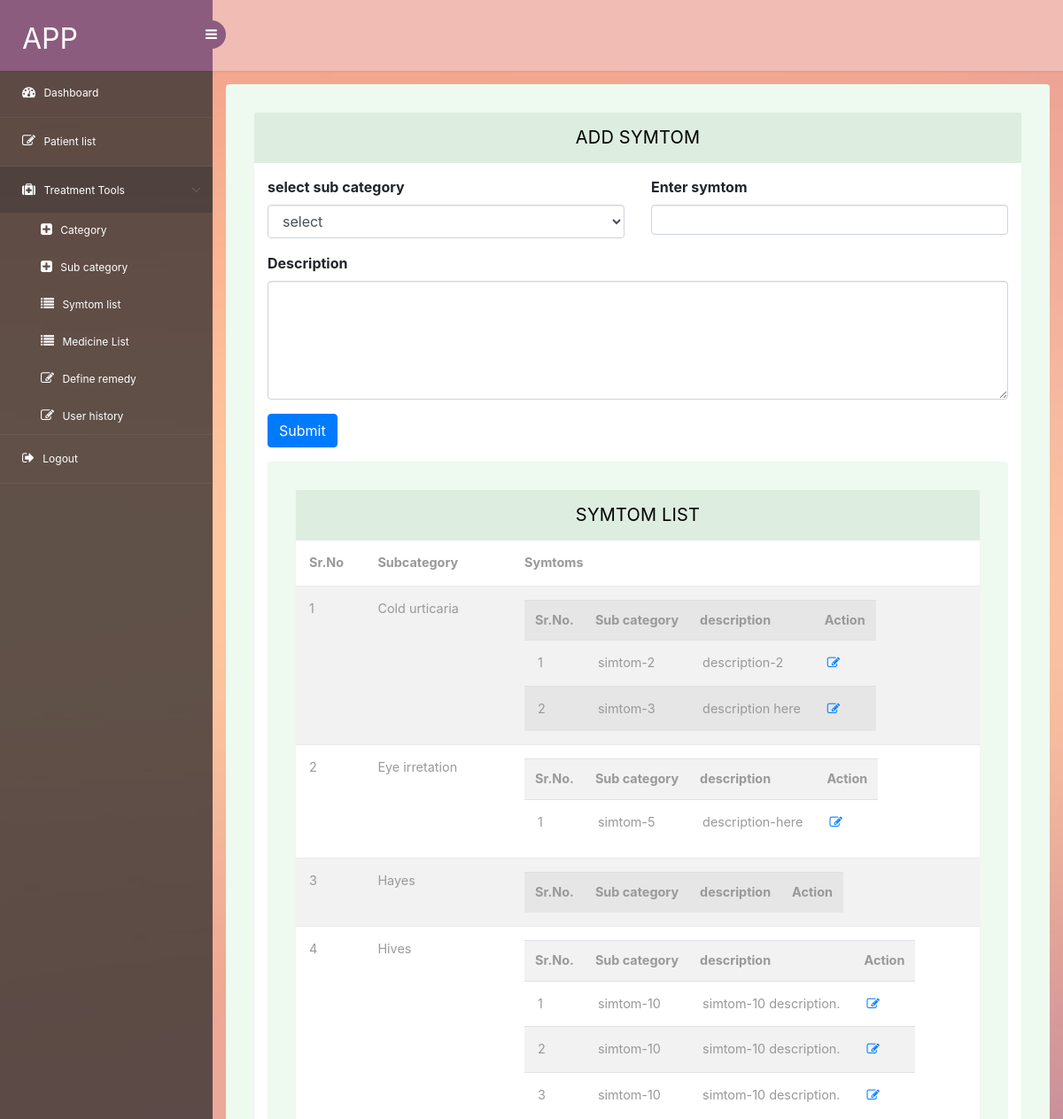
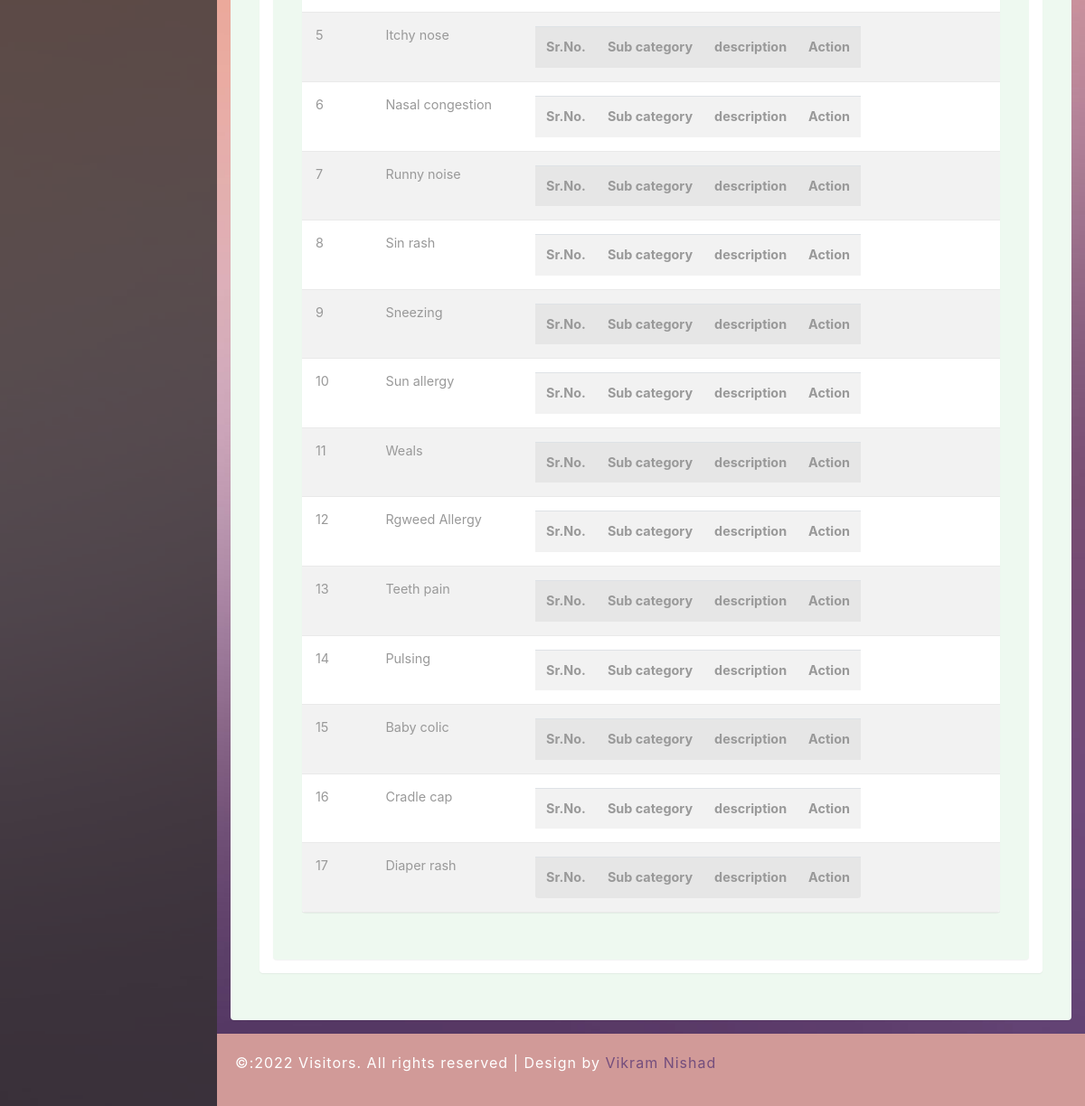
The app's page /simtoms.php (signed in) with its own data (2 pictures, top to bottom).
### tables this page shows
CREATE TABLE `subcategory` (
  `id` int(22) NOT NULL,
  `category` int(22) NOT NULL,
  `subcategory` varchar(22) NOT NULL,
  `decription` varchar(22) NOT NULL
);

CREATE TABLE `simtoms` (
  `id` int(22) NOT NULL,
  `subcategory` int(22) NOT NULL,
  `simtom` varchar(55) NOT NULL,
  `description` varchar(55) NOT NULL
);

### simtoms.php (the view, shortened to what this page needs)
<?php
 include('server_connection.php');
?>
<!DOCTYPE html>
<html>
<head>
  <?php include('head.php');  ?>
</head>
<body>
<?php include('header.php') ?>
<?php  include('aside.php'); ?>
<section id="main-content">
  <section class="wrapper">
<div class="table-agile-info">
  <div class="panel panel-default">
    <div class="panel-heading">
    Add Symtom
    </div>
    <div class="panel-body">
   <form class="row" method="post" action="">
    <div class="form-group col-sm-6">
    <label for="subcategory">select sub category</label>
    <select class="form-control" id="subcategory" name="subcategory">
        <option value="selected"> select </option>
    </select>
  </div>
  <div class="form-group col-sm-6">
    <label for="simtom">Enter symtom</label>
    <input type="text" class="form-control" id="simtom" name="simtom"   placeholder="Enter symtom">
  </div>
  <div class="form-group col-sm-12">
    <label for="description">Description</label>
   <textarea class="form-control" id="description" name="description"  rows="5"> </textarea>
  </div>
  <div class="form-group col-sm-12">
  <button type="submit" class="btn btn-primary" name="submit">Submit</button>
  </div>
</form>
    <div class="table-agile-info">
  <div class="panel panel-default">
    <div class="panel-heading">
     Symtom list
    </div>
    <div class="table-responsive">
      <table class="table table-striped b-t b-light">
        <thead>
        <tr>
          <th>Sr.No</th>
          <th>Subcategory</th>
           <th>Symtoms</th>
        </tr>
        </thead>
        <tbody>
   <?php
$num=1;
    $sql="SELECT * FROM subcategory ";
    $run=mysqli_query($con,$sql);
    while ($data=mysqli_fetch_assoc($run)) {
   ?>
          <tr>
            <td><?php echo $num ?></td>
            <td><span class="text-ellipsis"><?php  echo$data['subcategory'];   ?></span></td>
            <td>
              <table>
                <tr>
                  <th>Sr.No.</th>  <th>Sub category</th>  <th>description</th><th>Action</th>
                </tr>
<?php
$ip=$data['id'];
$srno=1;
$run2=mysqli_query($con,"SELECT * FROM simtoms where subcategory='$ip'");
    while ($data2=mysqli_fetch_assoc($run2)) {
?>
<tr>
               <td> <?php echo $srno; ?></td>
                <td> <?php echo $data2['simtom']; ?></td>
                <td> <?php echo $data2['description']; ?></td>
                <td>
                  <a href="#"><i class="fa fa-edit"></i></a>
                </td>
              <?php $srno++; } ?>
</tr>
              </table>
            </td>
         </tr>
      <?php $num++;} ?>
    </div>
  </div>
</div>
<?php   include('footer.php'); ?>
</body>
</html>

### css/style.css (style rules this page uses)
html, body { font-family: 'Roboto', sans-serif; font-size: 100%; overflow-x: hidden; background: url(../images/bg.jpg) no-repeat 0px 0px; background-size:cover; }
body a { transition: 0.5s all ease; -webkit-transition: 0.5s all ease; -moz-transition: 0.5s all ease; -o-transition: 0.5s all ease; -ms-transition: 0.5s all ease; text-decoration:none; }
ul,label { margin:0; padding:0; }
#main-content { margin-left:240px; -webkit-transition:all .3s ease-in-out; -moz-transition:all .3s ease-in-out; -o-transition:all .3s ease-in-out; transition:all .3s ease-in-out; }
.wrapper { display:inline-block; margin-top:80px; padding:15px; width:100%; }
.panel-heading { position: relative; height: 57px; line-height: 57px; letter-spacing: 0.2px; color: #000; font-size: 18px; font-weight: 400; padding: 0 16px; background:#ddede0; border-top-right-radius: 2px; border-top-left-radius: 2px; text-transform: uppercase; text-align: center; }
.panel { border: none ! important; }
.table>thead>tr>th { border-bottom: 1px solid #e1ab91 ! important; }
.table>tbody>tr>td, .table>tbody>tr>th, .table>tfoot>tr>td, .table>tfoot>tr>th, .table>thead>tr>td, .table>thead>tr>th { border-bottom: 1px solid #e9e9e9 ! important; }
.table > thead > tr > th, .table > tbody > tr > th, .table > tfoot > tr > th, .table > thead > tr > td, .table > tbody > tr > td, .table > tfoot > tr > td { border-top: none !important; }
.table td, .table>tbody>tr>td, .table>tbody>tr>th, .table>tfoot>tr>td, .table>tfoot>tr>th, .table>thead>tr>td, .table>thead>tr>th { padding: 15px!important; }
.table > thead > tr > th, .table > tbody > tr > th, .table > tfoot > tr > th, .table > thead > tr > td, .table > tbody > tr > td, .table > tfoot > tr > td { font-size: 0.9em; color: #999; border-top: none !important; }
.table-agile-info { background: #eef9f0; padding: 2em; border-radius: 4px; -webkit-box-shadow: 0 1px 1px rgba(0,0,0,.05); box-shadow: 0 1px 1px rgba(0,0,0,.05); }
.panel-default>.panel-heading { color: #000000 ! important; background-color: #ddede0 ! important; border-color: #ddede0 ! important; font-size: 20px; }

### records on screen
subcategory: subcategory "Cold urticaria"
simtoms: simtom "simtom-2", description "description-2"
simtoms: simtom "simtom-3", description "description here"
subcategory: subcategory "Eye irretation"
simtoms: simtom "simtom-5", description "description-here"
subcategory: subcategory "Hayes"
subcategory: subcategory "Hives"
simtoms: simtom "simtom-10", description "simtom-10 description."
simtoms: simtom "simtom-10", description "simtom-10 description."
simtoms: simtom "simtom-10", description "simtom-10 description."
subcategory: subcategory "Itchy nose"
subcategory: subcategory "Nasal congestion"
subcategory: subcategory "Runny noise"
subcategory: subcategory "Sin rash"
subcategory: subcategory "Sneezing"
subcategory: subcategory "Sun allergy"
subcategory: subcategory "Weals"
subcategory: subcategory "Rgweed Allergy"
subcategory: subcategory "Teeth pain"
subcategory: subcategory "Pulsing"
subcategory: subcategory "Baby colic"
subcategory: subcategory "Cradle cap"
subcategory: subcategory "Diaper rash"
